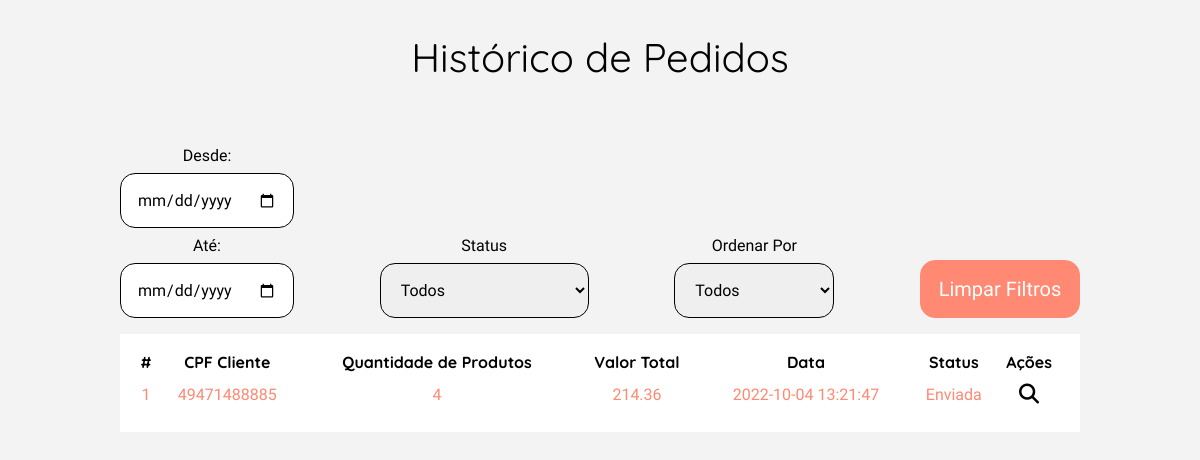
The app's page /view/listPedidos.php with its own data.
### tables this page shows
CREATE TABLE IF NOT EXISTS `adm_venda` (
  `id_venda` INT NOT NULL AUTO_INCREMENT,
  `id_cliente` INT NOT NULL,
  `id_pagamento` INT NOT NULL,
  `valor_desconto_total` DOUBLE NOT NULL,
  `data_venda` DATETIME NOT NULL DEFAULT CURRENT_TIMESTAMP COMMENT 'data e hora do registro',
  `valor_venda_total` DOUBLE NOT NULL,
  `quant_produto_total` INT NOT NULL,
  `id_status` INT NOT NULL,
  `id_carrinho` INT NOT NULL,
  PRIMARY KEY (`id_venda`),
  CONSTRAINT `fk_id_pagamento`
    FOREIGN KEY (`id_pagamento`)
    REFERENCES `user_forma_pagamento` (`id_pagamento`)
    ON UPDATE CASCADE,
  CONSTRAINT `fk1_id_cliente`
    FOREIGN KEY (`id_cliente`)
    REFERENCES `user_cliente` (`id_cliente`)
    ON UPDATE CASCADE,
  CONSTRAINT `fk_adm_venda_venda_status1`
    FOREIGN KEY (`id_status`)
    REFERENCES `venda_status` (`id_status`)
    ON DELETE NO ACTION
    ON UPDATE CASCADE,
  CONSTRAINT `fk_adm_venda_user_carrinho1`
    FOREIGN KEY (`id_carrinho`)
    REFERENCES `user_carrinho` (`id_carrinho`)
    ON DELETE NO ACTION
    ON UPDATE RESTRICT);

CREATE TABLE IF NOT EXISTS `user_cliente` (
  `id_cliente` INT NOT NULL AUTO_INCREMENT,
  `nome_cliente` VARCHAR(300) NOT NULL COMMENT 'nome do cliente',
  `email_cliente` VARCHAR(300) NOT NULL COMMENT 'email do cliente',
  `cpf_cliente` VARCHAR(18) NOT NULL COMMENT 'cpf do cliente',
  `telefone_cliente` VARCHAR(18) NOT NULL COMMENT 'telefone do cliente',
  `genero_cliente` INT(1) NOT NULL COMMENT '1 - feminino; 0 - masculino; 2 - não informar',
  `senha_cliente` VARCHAR(256) NOT NULL COMMENT 'senha em sha256',
  `data_nasc_cliente` DATE NOT NULL COMMENT 'data de nascimente',
  `data_reg_cliente` DATETIME NOT NULL DEFAULT CURRENT_TIMESTAMP COMMENT 'data e hora do registro',
  `status` INT(1) NOT NULL COMMENT '1 - ativo; 0 - inativo',
  PRIMARY KEY (`id_cliente`)
);

CREATE TABLE IF NOT EXISTS `venda_status` (
  `id_status` INT NOT NULL AUTO_INCREMENT,
  `status_venda` VARCHAR(60) NOT NULL,
  `data_reg_status` DATETIME NOT NULL DEFAULT CURRENT_TIMESTAMP,
  PRIMARY KEY (`id_status`));

### model/conexao.class.php (called while the page is built, shortened)
<?php
class Conexao{
    public function __construct(){
        try{
            $this->pdo = new PDO("mysql:dbname=2ucase_bd3;host=localhost","root","");
        }catch(PDOException $e){
            echo "Erro com banco de dados: " . $e->getMessage() . "<br>";
            exit();
        }catch(Exception $e){
            echo "Erro generico: " . $e->getMessage() . "<br>";
            exit();
        }
    }
}
?>

### model/Manager.class.php (called while the page is built, shortened)
<?php
require_once 'Conexao.class.php';
class Manager extends Conexao {
	public function listClient($table, $columnName) {
        $cmd = $this->pdo->query("SELECT * FROM {$table} ORDER by {$columnName} DESC");
        $res = $cmd->fetchAll(PDO::FETCH_ASSOC);
        return $res;
	}
    public function getInfo($table, $columnName, $id) {
		$sql = "SELECT * FROM $table WHERE {$columnName} = :id";
		$statement = $this->pdo->prepare($sql);
		$statement->bindValue(":id", $id);
		$statement->execute();
		return $statement->fetchAll();
	}
}

### view/listPedidos.php (the view, shortened to what this page needs)
<?php
require_once "../model/Manager.class.php";
$manager = new Manager();
$resultPedidos = $manager->listClient('adm_venda', 'id_venda');
?>
<!DOCTYPE html>
<html lang="pt-br">
<head>
    <?php require_once "../config/config.php"; ?>
    <link rel="stylesheet" href="../assets/css/pedidos.css">
</head>
<body id="body-margin">
    <main class="container-produto">
        <h1>Histórico de Pedidos</h1>
        <section class="container-tabela-filter">
            <section class="container-filters">
                <div class="box-data box-filter">
                    <label for="input-data">Desde:</label>
                    <input type="date" name="input-data" id="input-data-start">
                    <label for="input-data">Até:</label>
                    <input type="date" name="input-data" id="input-data-end">
                </div>
                <?php
                $resultPedidoStatusCategoria = $manager->listClient('venda_status', 'id_status');
                ?>
                <div class="box-status box-filter">
                    <label for="select-status">Status</label>
                    <select id="select-status" oninput="redirectStatus()" name="select-status">
                        <option>Todos</option>
                    </select>
                </div>
                <div class="box-ordem box-filter">
                    <label for="select-ordem">Ordenar Por</label>
                    <select id="select-ordem" oninput="redirectOrdem()" name="select-ordem">
                        <option>Todos</option>
                    </select>
                </div>
                <div class="container-clean-filters box-filter">
                    <button id="btn-clean-filters" onclick="cleanFilters()">
                        Limpar Filtros
                    </button>
                </div>
            </section>
            <section class="container-tabela">
                <table class="table-clientes">
                    <tr>
                        <th>#</th>
                        <th>CPF Cliente</th>
                        <th>Quantidade de Produtos</th>
                        <th>Valor Total</th>
                        <th>Data</th>
                        <th>Status</th>
                        <th>Ações</th>
                    </tr>
                    <?php
                    if (count($resultPedidos) > 0) :
                        for ($i = 0; $i < count($resultPedidos); $i++) :
                            $resultCliente = $manager->getInfo('user_cliente', 'id_cliente', $resultPedidos[$i]['id_cliente']);
                            $resultPedidoStatus = $manager->getInfo('venda_status', 'id_status', $resultPedidos[$i]['id_status']);
                            if (count($resultCliente) > 0) :
                                for ($j = 0; $j < count($resultCliente); $j++) :
                                    if (count($resultPedidoStatus) > 0) :
                                        for ($k = 0; $k < count($resultPedidoStatus); $k++) :
                    ?>
                                            <tr>
                                                <td><?= $resultPedidos[$i]['id_venda'] ?></td>
                                                <td><?= $resultCliente[$j]['cpf_cliente'] ?></td>
                                                <td><?= $resultPedidos[$i]['quant_produto_total'] ?></td>
                                                <td><?= $resultPedidos[$i]['valor_venda_total'] ?></td>
                                                <td><?= $resultPedidos[$i]['data_venda'] ?></td>
                                                <td><?= $resultPedidoStatus[$k]['status_venda'] ?></td>
                                                <td id="btn-actions">
                                                    <button id="search-client" onclick="window.location.href='./DetailsPedidos.php?id=<?= $resultPedidos[$i]['id_venda'] ?>'">
                                                        <i class="fa-solid fa-magnifying-glass"></i>
                                                    </button>
                                                </td>
                                            </tr>
                    <?php
                                        endfor;
                                    endif;
                                endfor;
                            endif;
                        endfor;
                    endif;
                    ?>
                </table>
            </section>
        </section>
    </main>
</body>
</html>

### assets/css/pedidos.css (style rules this page uses)
.container-produto { display: flex; flex-direction: column; align-items: center; justify-content: center; gap: 4rem; margin-top: 2rem; }
.container-tabela-filter { display: flex; flex-direction: column; align-items: center; width: 60rem; }
.container-filters { display: flex; justify-content: space-between; width: 100%; align-items: flex-end; }
.box-filter { display: flex; flex-direction: column; gap: .5rem; align-items: center; }
.box-filter select, .box-filter input[type="month"] { padding: 1rem; border-radius: 15px; min-width: 10rem; border: 1px solid #000; }
.container-tabela { width: 100%; background-color: #ffff; margin-top: 1rem; }
.container-tabela .table-clientes { width: 100%; padding: 1rem; }
.table-clientes tr td { text-align: center; }
#btn-actions button { padding: .5rem; background-color: transparent; border: none; }
#btn-actions #search-client i { cursor: pointer; }

### records on screen
adm_venda: id_venda "1", id_cliente.cpf_cliente "49471488885", quant_produto_total "4", valor_venda_total "214.36", data_venda "2022-10-04 13:21:47", id_status.status_venda "Enviada"
